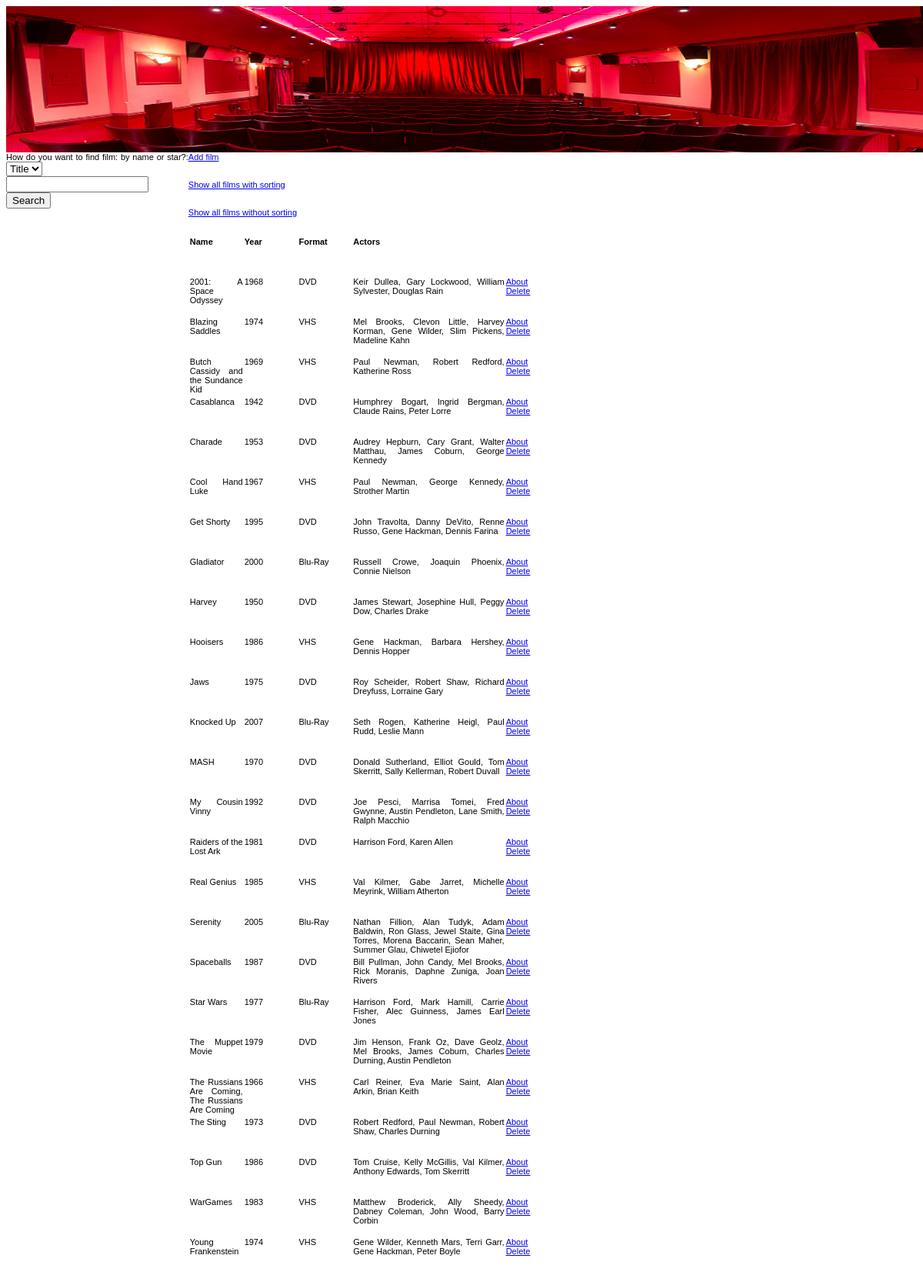
The app's page /film?filter=asc with its own data.
### tables this page shows
CREATE TABLE `films` (
  `id` int(11) NOT NULL AUTO_INCREMENT,
  `name` varchar(50) NOT NULL,
  `year` int(5) NOT NULL,
  `format` varchar(10) DEFAULT NULL,
  `actors` tinytext,
  PRIMARY KEY (`id`)
);

### controllers/controller_film_list.php (called while the page is built)
<?php
if(isset($_GET['filter'])){
    $asc = $_GET['filter'];
}
else $asc = 'none';
if(isset($_GET['filter_style'])){
    $by = $_GET['filter_style'];
    $text = $_GET['filter_text'];
}
else {
    $by = '';
    $text = '';
}
require_once('services/service_film_list.php');
$iterator = $posts->getItterator();
require_once('views/view_film_list.php');

### routes/core.php (called while the page is built, shortened)
<?php
	function loadPage(){
		$page=getPage();
		routing($page);
	}
	function getPage(){
		$result='film';
		$array=explode('/',$_SERVER['REQUEST_URI']);
		$page=array_pop($array);
		if ($page){
			$array=explode('?',$page);
			$result=array_shift($array);
		}
		return $result;
	}
?>

### index.php (called while the page is built)
<?php
    require('routes/core.php');
    loadPage();
?>

### services/service_film_list.php (called while the page is built, shortened)
<?php
require_once("/opt/lampp/htdocs/FilmInformation/database/database.php");
require_once("/opt/lampp/htdocs/FilmInformation/Post/PostCollection.php");
require_once("/opt/lampp/htdocs/FilmInformation/Entity/Post.php");
require_once ("/opt/lampp/htdocs/FilmInformation/database/filtered_query.php");
$posts = new PostCollection();
$filtered_sql = new filtered_query();
$sql = $filtered_sql->sql("film_information.films",$asc, $by, $text);
try {
    $db = new db();
    $posts_array = $db->query($sql);
}
catch (PDOException $e){
    echo $e->getMessage();
}

### Post/PostCollection.php (called while the page is built)
<?php
final class PostCollection
{
    private $posts;
    public function __construct(...$post)
    {
        $this->posts = $post;
    }
    public function addPost($post)
    {
        $this->posts[] = $post;
    }
    public function getItterator()
    {
        return new ArrayIterator($this->posts);
    }
}

### Entity/Post.php (called while the page is built, shortened)
<?php
final class post
{
    private $id;
    private $name;
    private $year;
    private $format;
    private $actors;
    public function __construct(int $id, string $name, int $year, string $format = '', string $actors = '', string $about='')
    {
        $this->id = $id;
        $this->name = $name;
        $this->year = $year;
        $this->format = $format;
        $this->actors = $actors;
    }
    public function getId()
    {
        return $this->id;
    }
    public function getName()
    {
        return $this->name;
    }
    public function getYear()
    {
        return $this->year;
    }
    public function getFormat()
    {
        return $this->format;
    }
    public function getActors()
    {
        return $this->actors;
    }
}

### database/database.php (called while the page is built, shortened)
<?php
final class db
{
    private $pdo;
    private $sQuery;
    private function Connect($hostname, $database, $username, $password)
    {
        $dsn = 'mysql:host='. $database.';host='.$hostname;
        try
        {
            $this->pdo = new PDO($dsn,$username,$password, array(PDO::MYSQL_ATTR_INIT_COMMAND => "SET NAMES utf8"));
            $this->pdo->setAttribute(PDO::ATTR_ERRMODE,PDO::ERRMODE_EXCEPTION);
            $this->pdo->setAttribute(PDO::ATTR_EMULATE_PREPARES,true);
            $this->bConnected = true;
        }
        catch (PDOException $e)
        {
            echo $e->getMessage();
            die();
        }
    }
    public function CloseConnection()
    {
        $this->pdo = null;
    }
    private function Init($query,$parameters="")
    {
        try
        {
            $this->sQuery = $this->pdo->prepare($query);
            $this->success = $this->sQuery->execute();
        }
        catch(PDOException $e)
        {
            echo $e->getMessage()."<br>$query";
        }
    }
    public function query($query,$params = null, $fetchmode = PDO::FETCH_ASSOC)
    {
        $query = trim($query);
        $this->Init($query, $params);
        $rawStatement = explode(" ", $query);
        $statement = strtolower($rawStatement[0]);
        if($statement === 'select' || $statement === 'show'){
            return $this->sQuery->fetchAll($fetchmode);
        }
        elseif ($statement === 'insert' || $statement === 'update' || $statement === 'delete'){
            return $this->sQuery->rowCount();
        }
        else {
            return NULL;
        }
    }
}

### database/filtered_query.php (called while the page is built, shortened)
<?php
final class filtered_query
{
    private $sql = 'SELECT * FROM ';
    public function sql($table,$asc='',$by='',$text='')
    {
        return $this->sql;
    }
    private function where($by,$text)
    {
        if($by == ''){
            return;
        }
        $this->sql .= $where;
    }
    private function table($table)
    {
        $this->sql .=$table;
    }
    private function order($asc)
    {
        if($asc == "asc"){
            $this->sql .= " ORDER BY name;";
        }
    }
}

### views/view_film_list.php (the view)
<a href="add_film">Add film</a> <br><br><br>
<a href="film?filter=asc">Show all films with sorting</a> <br><br><br>
<a href="film?filter=none">Show all films without sorting</a> <br><br><br>
<div class='film_list_caption row'>
    <div class='film_name col' >
        Name
    </div>
    <div class='film_year col'>
        Year
    </div>
    <div class='film_format col'>
        Format
    </div>
    <div class='film_actors col'>
        Actors
    </div>
    <div class='film_more col'>
    </div>
</div>
<?php
foreach ($iterator as $s){ ?>
	<div class='film_list_row row'>
		<div class='film_name col' >
            <?= $s->getName(); ?>
		</div>
		<div class='film_year col'>
            <?= $s->getYear(); ?>
		</div>
		<div class='film_format col'>
            <?= $s->getFormat(); ?>
		</div>
		<div class='film_actors col'>
            <?= $s->getActors(); ?>
		</div>
        <div class='film_more col'>
            <a href='about_film?id=<?= $s->getId(); ?>'>About</a> <br>
            <a href='delete_film?id=<?= $s->getId(); ?>'>Delete</a>
        </div>
	</div>
<? } ?>

### default.css (style rules this page uses)
body { text-align: justify; font-family: Arial, Helvetica, sans-serif; font-size: 11px; }
.row:after { content: ""; display: block; clear: both; }
.col { float: left; box-sizing: border-box; }
.main_content div { border: 1px solid white; box-sizing: border-box; min-height: 50px; }
.film_list_caption { font-weight:bold; }
.film_name { width: 10%; }
.film_year { width: 10%; }
.film_format { width: 10%; }
.film_actors { width: 28%; }
.film_more { width: 10%; }

### records on screen
films: name "2001: A Space Odyssey", year "1968", format "DVD", actors "Keir Dullea, Gary Lockwood, William Sylvester, Douglas Rain"
films: name "Blazing Saddles", year "1974", format "VHS", actors "Mel Brooks, Clevon Little, Harvey Korman, Gene Wilder, Slim Pickens, Madeline Kahn"
films: name "Butch Cassidy and the Sundance Kid", year "1969", format "VHS", actors "Paul Newman, Robert Redford, Katherine Ross"
films: name "Casablanca", year "1942", format "DVD", actors "Humphrey Bogart, Ingrid Bergman, Claude Rains, Peter Lorre"
films: name "Charade", year "1953", format "DVD", actors "Audrey Hepburn, Cary Grant, Walter Matthau, James Coburn, George Kennedy"
films: name "Cool Hand Luke", year "1967", format "VHS", actors "Paul Newman, George Kennedy, Strother Martin"
films: name "Get Shorty", year "1995", format "DVD", actors "John Travolta, Danny DeVito, Renne Russo, Gene Hackman, Dennis Farina"
films: name "Gladiator", year "2000", format "Blu-Ray", actors "Russell Crowe, Joaquin Phoenix, Connie Nielson"
films: name "Harvey", year "1950", format "DVD", actors "James Stewart, Josephine Hull, Peggy Dow, Charles Drake"
films: name "Hooisers", year "1986", format "VHS", actors "Gene Hackman, Barbara Hershey, Dennis Hopper"
films: name "Jaws", year "1975", format "DVD", actors "Roy Scheider, Robert Shaw, Richard Dreyfuss, Lorraine Gary"
films: name "Knocked Up", year "2007", format "Blu-Ray", actors "Seth Rogen, Katherine Heigl, Paul Rudd, Leslie Mann"
films: name "MASH", year "1970", format "DVD", actors "Donald Sutherland, Elliot Gould, Tom Skerritt, Sally Kellerman, Robert Duvall"
films: name "My Cousin Vinny", year "1992", format "DVD", actors "Joe Pesci, Marrisa Tomei, Fred Gwynne, Austin Pendleton, Lane Smith, Ralph Macchio"
films: name "Raiders of the Lost Ark", year "1981", format "DVD", actors "Harrison Ford, Karen Allen"
films: name "Real Genius", year "1985", format "VHS", actors "Val Kilmer, Gabe Jarret, Michelle Meyrink, William Atherton"
films: name "Serenity", year "2005", format "Blu-Ray", actors "Nathan Fillion, Alan Tudyk, Adam Baldwin, Ron Glass, Jewel Staite, Gina Torres, Morena Baccarin, Sean Maher, Summer Glau, Chiwetel Ejiofor"
films: name "Spaceballs", year "1987", format "DVD", actors "Bill Pullman, John Candy, Mel Brooks, Rick Moranis, Daphne Zuniga, Joan Rivers"
films: name "Star Wars", year "1977", format "Blu-Ray", actors "Harrison Ford, Mark Hamill, Carrie Fisher, Alec Guinness, James Earl Jones"
films: name "The Muppet Movie", year "1979", format "DVD", actors "Jim Henson, Frank Oz, Dave Geolz, Mel Brooks, James Coburn, Charles Durning, Austin Pendleton"
films: name "The Russians Are Coming, The Russians Are Coming", year "1966", format "VHS", actors "Carl Reiner, Eva Marie Saint, Alan Arkin, Brian Keith"
films: name "The Sting", year "1973", format "DVD", actors "Robert Redford, Paul Newman, Robert Shaw, Charles Durning"
films: name "Top Gun", year "1986", format "DVD", actors "Tom Cruise, Kelly McGillis, Val Kilmer, Anthony Edwards, Tom Skerritt"
films: name "WarGames", year "1983", format "VHS", actors "Matthew Broderick, Ally Sheedy, Dabney Coleman, John Wood, Barry Corbin"
films: name "Young Frankenstein", year "1974", format "VHS", actors "Gene Wilder, Kenneth Mars, Terri Garr, Gene Hackman, Peter Boyle"
